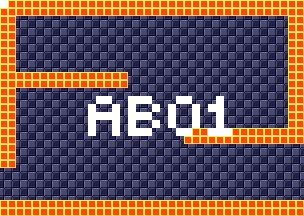

Rendered tile map (Tiled .tmx) drawn with the repository's tilesets; below, a short description and the map source with its tile grids summarised:
An orthogonal 38x27 tile map with 8x8 px tiles, 4 tile layers (background, foreground, room numbers, Objects), 15 tilesets.

<map version="1.5" tiledversion="1.7.1" orientation="orthogonal" renderorder="right-down" width="38" height="27" tilewidth="8" tileheight="8" infinite="0" nextlayerid="11" nextobjectid="1">
 <tileset firstgid="1" source="tilesheets/tsKarniMata.tsx" />
 <tileset firstgid="1025" source="tilesheets/tsVoodooWasp.tsx" />
 <tileset firstgid="2049" source="tilesheets/tsBurial.tsx" />
 <tileset firstgid="3073" source="tilesheets/tsBlueTemple.tsx" />
 <tileset firstgid="4097" source="tilesheets/tsGoddess.tsx" />
 <tileset firstgid="5121" source="tilesheets/tsKonark.tsx" />
 <tileset firstgid="6145" name="sEnemies" tilewidth="8" tileheight="8" tilecount="1024" columns="32">
  <image source="../grapx/tilesheets/sObjects.bmp" trans="ff94ff" width="256" height="256" />
 </tileset>
 <tileset firstgid="7169" source="tilesheets/tsIceTemple.tsx" />
 <tileset firstgid="8193" source="tilesheets/tsLavaArea.tsx" />
 <tileset firstgid="9217" source="tilesheets/tsBossArea.tsx" />
 <tileset firstgid="10241" source="tilesheets/tsPegu.tsx" />
 <tileset firstgid="11265" source="tilesheets/sTiwanakuTemple.tsx" />
 <tileset firstgid="12289" source="tilesheets/sIndraTemple.tsx" />
 <tileset firstgid="13313" source="tilesheets/sTeleport.tsx" />
 <tileset firstgid="14337" source="tilesheets/sObjects.tsx" />
 <layer id="2" name="background" width="38" height="27">
  <data>[1026 cells, 1026 non-empty, 2 distinct tile ids]</data>
 </layer>
 <layer id="1" name="foreground" width="38" height="27">
  <data>[1026 cells, 276 non-empty, 1 distinct tile ids]</data>
 </layer>
 <layer id="7" name="room numbers" width="38" height="27">
  <data>[1026 cells, 44 non-empty, 1 distinct tile ids]</data>
 </layer>
 <layer id="10" name="Objects" width="38" height="27">
  <data>[1026 cells, 0 non-empty, 0 distinct tile ids]</data>
 </layer>
</map>
